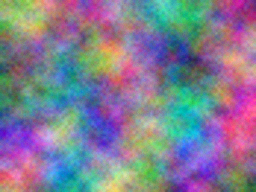
#> input picture tests/assets/corpus/bmp/im_dpi.bmp, 256 x 192 px
$ python -i generate_corpus.py   (imports and definitions only)
#> lines starting #> are read from the running program, lines starting #| are printed output that depends on the picture
#!/usr/bin/env python3
"""Generates the deterministic test corpus in tests/assets/corpus.

Sources are synthetic (no third-party photos), variants are produced with the reference
tools: cwebp / img2webp / webpmux (libwebp 1.6.0), ImageMagick `convert` and Pillow, plus a
small GIF writer below for block layouts no tool produces.

Run with:  python3 -I tests/assets/generate_corpus.py [webp|png|jpeg|bmp|gif|pcx|ico|identify ...]
Then:      python3 -I tests/assets/make_reference.py
"""
import io
import os
import shutil
import struct
import subprocess
import sys

import numpy as np
from PIL import Image

ROOT = os.path.dirname(os.path.abspath(__file__))

# Match the C# oracle selection without changing the system installation.
WEBP_TOOLS = os.environ.get("PICTURESHARP_WEBP_TOOLS", os.path.join(ROOT, "..", "..", "reference", "libwebp-1.6.0-build"))
if os.path.isdir(WEBP_TOOLS):
    os.environ["PATH"] = os.path.abspath(WEBP_TOOLS) + os.pathsep + os.environ.get("PATH", "")
# [4 lines not run here, left out]

CORPUS = os.path.join(ROOT, "corpus")
SRC = os.path.join(CORPUS, "src")


def run(*args):
    subprocess.run(args, check=True, stdout=subprocess.DEVNULL, stderr=subprocess.DEVNULL)


# [72 lines left out: functions path, smooth_noise, make_photo, make_graphic, add_alpha, generate_sources, not called in this run]


# --------------------------------------------------------------------------- WebP

WEBP_LOSSY = {
    "q0": ["-q", "0"], "q50": ["-q", "50"], "q75": ["-q", "75"], "q100": ["-q", "100"],
    "m0": ["-q", "75", "-m", "0"], "m2": ["-q", "75", "-m", "2"], "m6": ["-q", "80", "-m", "6"],
    "seg1": ["-segments", "1"], "sns0": ["-sns", "0"], "sns100": ["-sns", "100"],
    "f0": ["-f", "0"], "f100": ["-f", "100", "-sharpness", "7"], "nostrong": ["-nostrong"],
    "simplefilter": ["-nostrong", "-f", "60", "-sharpness", "3"],
    "autofilter": ["-af"], "part3": ["-partition_limit", "50", "-q", "90"],
    "sharp": ["-sharp_yuv"], "pass": ["-pass", "6", "-size", "4000"],
    "text": ["-preset", "text"], "photo": ["-preset", "photo"],
}

WEBP_ALPHA = {
    "a_default": [], "a_none": ["-alpha_filter", "none"], "a_best": ["-alpha_filter", "best"],
    "a_raw": ["-alpha_method", "0"], "a_q50": ["-alpha_q", "50"], "a_q0": ["-alpha_q", "0"],
    "a_exact": ["-exact"], "a_m6": ["-m", "6", "-alpha_filter", "best"],
}

WEBP_LOSSLESS = {
    "ll_z0": ["-lossless", "-z", "0"], "ll_z3": ["-lossless", "-z", "3"], "ll_z6": ["-lossless", "-z", "6"],
    "ll_z9": ["-lossless", "-z", "9"], "ll_exact": ["-lossless", "-exact"],
    "ll_near60": ["-lossless", "-near_lossless", "60"], "ll_q0m0": ["-lossless", "-q", "0", "-m", "0"],
}


def cwebp(src, dst, args):
    run("cwebp", "-quiet", *args, src, "-o", dst)


# [192 lines left out: functions generate_webp, make_anim_frames, generate_animations, strip_png_timestamps, generate_png, generate_jpeg and 2 more, not called in this run]


def zigzag():
    order = sorted(((i + j, (i if (i + j) % 2 else j), i * 8 + j) for i in range(8) for j in range(8)))
    return [n for _, _, n in order]


DCT = np.array([[np.sqrt((1 if k == 0 else 2) / 8) * np.cos((2 * n + 1) * k * np.pi / 16) for n in range(8)]
                for k in range(8)])


class BitWriter:
    def __init__(self):
        self.out, self.acc, self.n = bytearray(), 0, 0

    # [9 lines left out: function write, not called in this run]

    def flush(self):
        if self.n:
            self.write((1 << (8 - self.n)) - 1, 8 - self.n)


def segment(marker, payload):
    return bytes([0xFF, marker]) + struct.pack(">H", len(payload) + 2) + payload


# [92 lines left out: function write_jpeg, not called in this run]


def generate_jpeg_variants(img):
    small = img.resize((61, 45), Image.LANCZOS)  # odd size: partial MCUs everywhere
    rgb = np.asarray(small, dtype=np.float64)
    ycc = np.asarray(small.convert("YCbCr"), dtype=np.float64)
    y, cb, cr = ycc[..., 0], ycc[..., 1], ycc[..., 2]
    r, g, b = rgb[..., 0], rgb[..., 1], rgb[..., 2]
    k = np.tile(np.linspace(0, 255, 61), (45, 1))
    jfif = (0xE0, b"JFIF\0\x01\x01\x00\x00\x01\x00\x01\x00\x00")
    adobe = lambda transform: (0xEE, b"Adobe\0\x64\0\0\0\0" + bytes([transform]))
    ycc_ids = [(1, 2, 2, 0), (2, 1, 1, 1), (3, 1, 1, 1)]
    variants = [
        ("crafted_ycck", [y, cb, cr, k], [(1, 2, 2, 0), (2, 1, 1, 1), (3, 1, 1, 1), (4, 2, 2, 0)], [adobe(2)], {}),
        ("crafted_cmyk_no_adobe", [255 - r, 255 - g, 255 - b, k], [(1, 1, 1, 0), (2, 1, 1, 0), (3, 1, 1, 0), (4, 1, 1, 0)], [], {}),
        ("crafted_adobe_rgb", [r, g, b], [(1, 1, 1, 0), (2, 1, 1, 0), (3, 1, 1, 0)], [adobe(0)], {}),
        ("crafted_rgb_ids", [r, g, b], [(82, 1, 1, 0), (71, 1, 1, 0), (66, 1, 1, 0)], [], {}),
        ("crafted_luma_subsampled", [y, cb, cr], [(1, 1, 1, 0), (2, 2, 2, 1), (3, 2, 2, 1)], [jfif], {}),
        ("crafted_mixed_sampling", [y, cb, cr], [(1, 2, 2, 0), (2, 2, 1, 1), (3, 1, 2, 1)], [jfif], {}),
        ("crafted_sampling_4x2", [y, cb, cr], [(1, 4, 2, 0), (2, 1, 1, 1), (3, 1, 1, 1)], [jfif], {}),
        ("crafted_noninterleaved", [y, cb, cr], ycc_ids, [jfif], {"interleaved": False, "restart": 7}),
        ("crafted_no_dht", [y, cb, cr], ycc_ids, [jfif], {"dht": False}),
        ("crafted_dqt16", [y, cb, cr], ycc_ids, [jfif], {"quant_scale": 40, "sof": 0xC1}),
        ("crafted_gray_sampled", [y], [(1, 2, 2, 0)], [jfif], {}),
    ]
    for name, channels, comps, apps, kwargs in variants:
        write_jpeg(path("jpeg", name + ".jpg"), channels, comps, apps, **kwargs)

    # Tiny images: chroma rows of 1-2 samples use plain replication instead of fancy upsampling.
    for w, h, sub in ((1, 1, 2), (2, 3, 2), (5, 2, 2), (3, 7, 1)):
        small.resize((w, h)).save(path("jpeg", f"tiny_{w}x{h}_{('444', '422', '420')[sub]}.jpg"), quality=90, subsampling=sub)

    run("convert", os.path.join(SRC, "photo.png"), "-quality", "85", "-colorspace", "CMYK", "-interlace", "JPEG",
        path("jpeg", "cmyk_progressive.jpg"))
    run("convert", os.path.join(SRC, "photo.png"), "-quality", "85", "-units", "PixelsPerCentimeter", "-density", "28",
        path("jpeg", "dpcm.jpg"))
    img.save(path("jpeg", "exif_resolution.jpg"), quality=85, exif=b"Exif\0\0" + make_exif(resolution=(300, 300)))
    icc = bytes((i * 7 + i // 256) & 0xFF for i in range(150000))  # spans three APP2 chunks
    img.save(path("jpeg", "icc_multi.jpg"), quality=85, icc_profile=icc)
    buf = io.BytesIO()
    small.save(buf, "JPEG", quality=85)
    xmp = b'<x:xmpmeta xmlns:x="adobe:ns:meta/"><rdf:RDF/></x:xmpmeta>'
    data = buf.getvalue()
    with open(path("jpeg", "xmp.jpg"), "wb") as f:
        f.write(data[:2] + segment(0xE1, b"http://ns.adobe.com/xap/1.0/\0" + xmp) + data[2:])


# --------------------------------------------------------------------------- BMP

# [22 lines left out: function write_bmp, not called in this run]


def palette_of(img, n):
    p = img.getpalette() + [0] * (3 * n)
    return [tuple(p[i * 3:i * 3 + 3]) for i in range(n)]


# [155 lines left out: functions pack_indices, rle4_encode, generate_bmp, lzw_encode, gif_sub_blocks, not called in this run]


def gif_table(colors, bits):
    return b"".join(bytes(c) for c in colors) + bytes(3 * ((1 << bits) - len(colors)))


def gif_header(w, h, gct=None, bits=0, bg=0, version=b"89a"):
    flags = 0x80 | 0x70 | (bits - 1) if gct is not None else 0
    return b"GIF" + version + struct.pack("<HHBBB", w, h, flags, bg, 0) + (gif_table(gct, bits) if gct is not None else b"")


def gif_gce(delay=0, transparent=None, dispose=0):
    flags = (dispose << 2) | (transparent is not None)
    return b"!\xf9\x04" + struct.pack("<BHB", flags, delay, transparent or 0) + b"\0"


def gif_app(identifier, payload_blocks=b"\0"):
    return b"!\xff\x0b" + identifier + payload_blocks


def gif_loop(count, identifier=b"NETSCAPE2.0"):
    return gif_app(identifier, b"\x03\x01" + struct.pack("<H", count) + b"\0")


# [162 lines left out: functions gif_image, generate_gif_hand, generate_gif, make_exif, generate_pcx, main, not called in this run]


# [2 lines not run here, left out]

>>> import cv2
>>> picture = cv2.imread('corpus/bmp/im_dpi.bmp', cv2.IMREAD_GRAYSCALE)
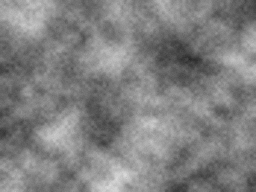
#> picture: shape (192, 256); min 37, max 219, mean 128.5
#> (the run stopped early here; a loop or call above may not have finished)
